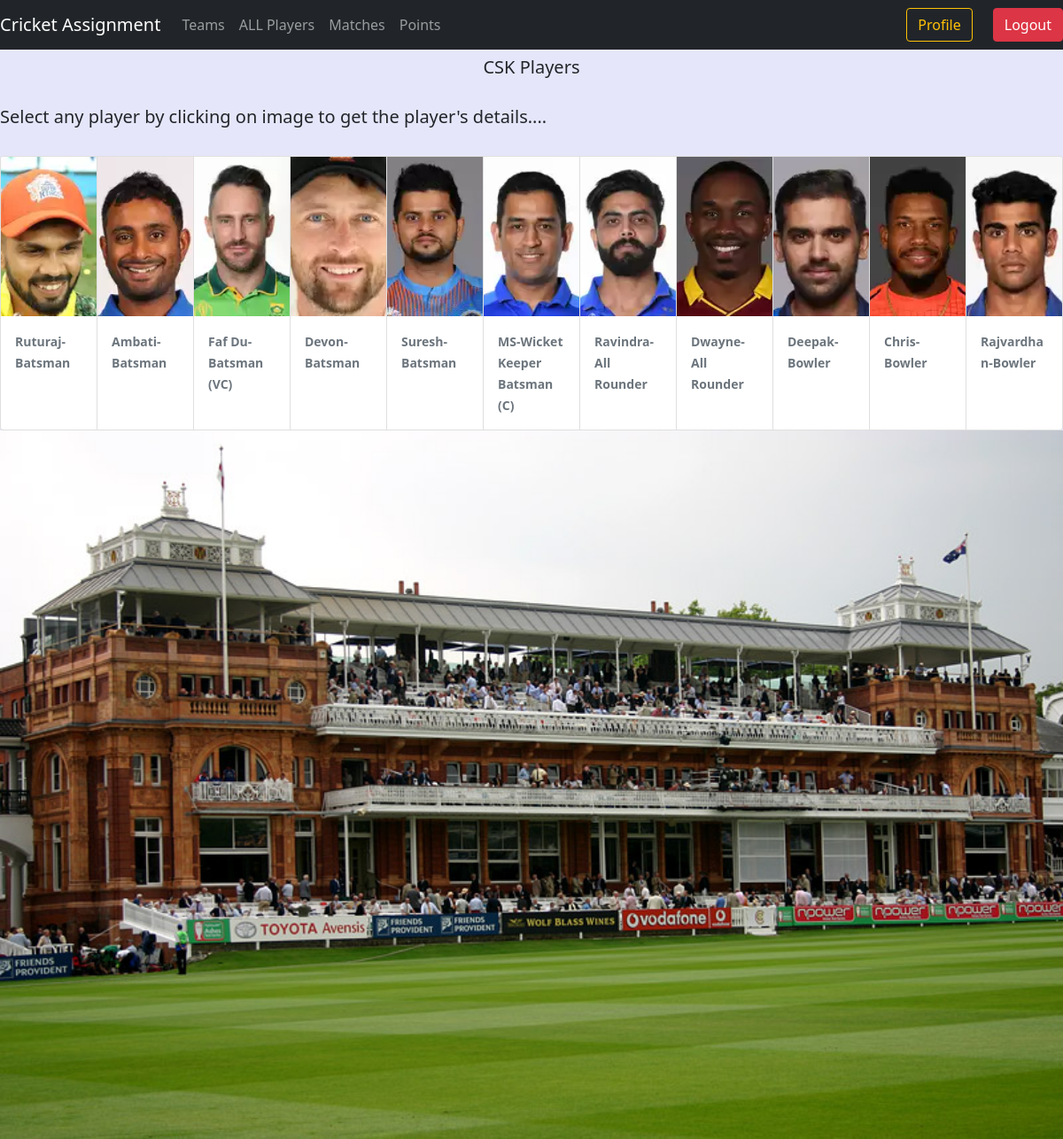
/teamplayers/1/ (signed in), run on the app's committed database.
### cricket/models.py (models this page shows, shortened)
class Team(models.Model):
    team_name = models.CharField(max_length=100,unique=True)
    team_logo = models.ImageField(upload_to="teamimages")
    team_state = models.CharField(max_length=50,unique=True)

class History(models.Model):
    matches = models.PositiveIntegerField()
    runs = models.PositiveIntegerField()
    fifties = models.CharField(max_length=50)
    hundreds = models.CharField(max_length=50)
    highest_score = models.CharField(max_length=50)

class Player(History):
    history = models.OneToOneField(History,on_delete=models.CASCADE,parent_link=True,related_name='playerhistory',primary_key=True)
    team = models.ForeignKey(Team,on_delete=models.SET_NULL,null=True,related_name='iplteam')
    player_first_name = models.CharField(max_length=100)
    player_last_name = models.CharField(max_length=100)
    player_jersey_number = models.PositiveIntegerField(unique=True)
    player_country = models.CharField(max_length=50)
    player_role = models.CharField(max_length=50,default="Batsman")
    player_image = models.ImageField(upload_to="playerimages")

### cricket/views.py (the view)
# urls.py: path('teamplayers/<int:id>/', views.TeamPlayersView.as_view(), name='teamplayers'),
@method_decorator(login_required, name="dispatch")
class TeamPlayersView(TemplateView):
    template_name = "cricket/team_players_view.html"
    def get_context_data(self, **kwargs):
        context = super().get_context_data(**kwargs)
        id = kwargs["id"]
        team = Team.objects.prefetch_related('iplteam').get(pk=id)
        players = team.iplteam.all()
        context["players"] = players
        context["team"] = team
        return context

### cricket/templates/cricket/team_players_view.html (shortened to what this page needs)
{% extends 'dashboard/base.html' %}
{% load static %}
{% block css %}<link rel="stylesheet" href="{% static 'cricket/css/style1.css' %}">{% endblock css %}
{% block content %}
    <h5 class="text-center mt-2 mb-2">{{team.team_name}} Players</h5>
    <br>
    <h5>Select any player by clicking on image to get the player's details....</h5>
    <br>
    <div class="card-group">
        {% for player in players %}
            <div class="card">
                <a href="{% url 'playerdetail' player.id %}"><img class="card-img-top" src="{{player.player_image.url}}" alt="Card image cap"></a>
                <div class="card-body">
                <p class="card-text"><small class="text-muted"><b>{{player.player_first_name}}-{{player.player_role}}</b></small></p>
                </div>
            </div>
        {% endfor %}
    </div>
    <div id="carouselExampleIndicators" class="carousel slide" data-ride="carousel">
        <div class="carousel-inner">
          <div class="carousel-item active">
            <img class="d-block w-100" src="{% static 'cricket/images/Lord_Pavilion.jpg' %}" alt="First slide">
          </div>
        </div>
    </div>
{% endblock content %}

### cricket/static/cricket/css/style1.css (style rules this page uses)
.colour { background-color: lavender; }
.card-img-top { width: 100%; height: 15vw; object-fit: cover; }

### data on the page
Team: team_name "CSK"
Player: player_image (picture), player_first_name "Ruturaj", player_role "Batsman"
Player: player_image (picture), player_first_name "Ambati", player_role "Batsman"
Player: player_image (picture), player_first_name "Faf Du", player_role "Batsman (VC)"
Player: player_image (picture), player_first_name "Devon", player_role "Batsman"
Player: player_image (picture), player_first_name "Suresh", player_role "Batsman"
Player: player_image (picture), player_first_name "MS", player_role "Wicket Keeper Batsman (C)"
Player: player_image (picture), player_first_name "Ravindra", player_role "All Rounder"
Player: player_image (picture), player_first_name "Dwayne", player_role "All Rounder"
Player: player_image (picture), player_first_name "Deepak", player_role "Bowler"
Player: player_image (picture), player_first_name "Chris", player_role "Bowler"
Player: player_image (picture), player_first_name "Rajvardhan", player_role "Bowler"
